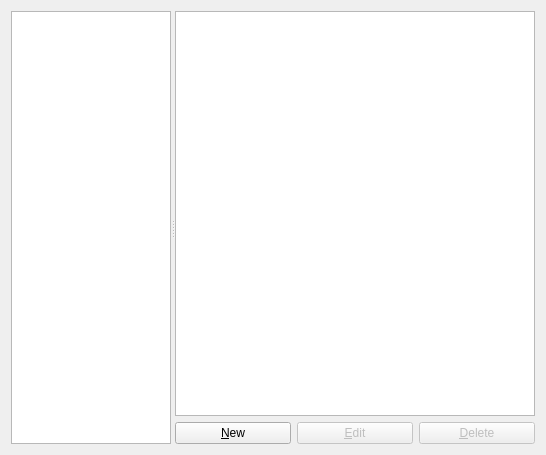
<?xml version="1.0" encoding="UTF-8"?>
<ui version="4.0">
 <class>EthernetHubPreferencesPageWidget</class>
 <widget class="QWidget" name="EthernetHubPreferencesPageWidget">
  <property name="geometry">
   <rect>
    <x>0</x>
    <y>0</y>
    <width>546</width>
    <height>455</height>
   </rect>
  </property>
  <property name="windowTitle">
   <string>Ethernet hubs</string>
  </property>
  <property name="accessibleName">
   <string>Ethernet hub templates</string>
  </property>
  <property name="accessibleDescription">
   <string/>
  </property>
  <layout class="QVBoxLayout" name="verticalLayout_2">
   <item>
    <widget class="QSplitter" name="splitter">
     <property name="orientation">
      <enum>Qt::Horizontal</enum>
     </property>
     <widget class="QTreeWidget" name="uiEthernetHubsTreeWidget">
      <property name="sizePolicy">
       <sizepolicy hsizetype="Preferred" vsizetype="Expanding">
        <horstretch>0</horstretch>
        <verstretch>0</verstretch>
       </sizepolicy>
      </property>
      <property name="maximumSize">
       <size>
        <width>160</width>
        <height>16777215</height>
       </size>
      </property>
      <property name="selectionMode">
       <enum>QAbstractItemView::ExtendedSelection</enum>
      </property>
      <property name="iconSize">
       <size>
        <width>32</width>
        <height>32</height>
       </size>
      </property>
      <property name="rootIsDecorated">
       <bool>false</bool>
      </property>
      <attribute name="headerVisible">
       <bool>false</bool>
      </attribute>
      <column>
       <property name="text">
        <string notr="true">1</string>
       </property>
      </column>
     </widget>
     <widget class="QWidget" name="layoutWidget">
      <layout class="QVBoxLayout" name="verticalLayout">
       <item>
        <widget class="QTreeWidget" name="uiEthernetHubInfoTreeWidget">
         <property name="sizePolicy">
          <sizepolicy hsizetype="MinimumExpanding" vsizetype="Expanding">
           <horstretch>0</horstretch>
           <verstretch>0</verstretch>
          </sizepolicy>
         </property>
         <property name="indentation">
          <number>10</number>
         </property>
         <property name="allColumnsShowFocus">
          <bool>true</bool>
         </property>
         <attribute name="headerVisible">
          <bool>false</bool>
         </attribute>
         <column>
          <property name="text">
           <string>1</string>
          </property>
         </column>
         <column>
          <property name="text">
           <string>2</string>
          </property>
         </column>
        </widget>
       </item>
       <item>
        <layout class="QHBoxLayout" name="horizontalLayout_5">
         <item>
          <widget class="QPushButton" name="uiNewEthernetHubPushButton">
           <property name="text">
            <string>&amp;New</string>
           </property>
          </widget>
         </item>
         <item>
          <widget class="QPushButton" name="uiEditEthernetHubPushButton">
           <property name="enabled">
            <bool>false</bool>
           </property>
           <property name="text">
            <string>&amp;Edit</string>
           </property>
          </widget>
         </item>
         <item>
          <widget class="QPushButton" name="uiDeleteEthernetHubPushButton">
           <property name="enabled">
            <bool>false</bool>
           </property>
           <property name="text">
            <string>&amp;Delete</string>
           </property>
          </widget>
         </item>
        </layout>
       </item>
      </layout>
     </widget>
    </widget>
   </item>
  </layout>
 </widget>
 <tabstops>
  <tabstop>uiNewEthernetHubPushButton</tabstop>
  <tabstop>uiDeleteEthernetHubPushButton</tabstop>
 </tabstops>
 <resources/>
 <connections/>
 <designerdata>
  <property name="gridDeltaX">
   <number>10</number>
  </property>
  <property name="gridDeltaY">
   <number>10</number>
  </property>
  <property name="gridSnapX">
   <bool>true</bool>
  </property>
  <property name="gridSnapY">
   <bool>true</bool>
  </property>
  <property name="gridVisible">
   <bool>true</bool>
  </property>
 </designerdata>
</ui>
